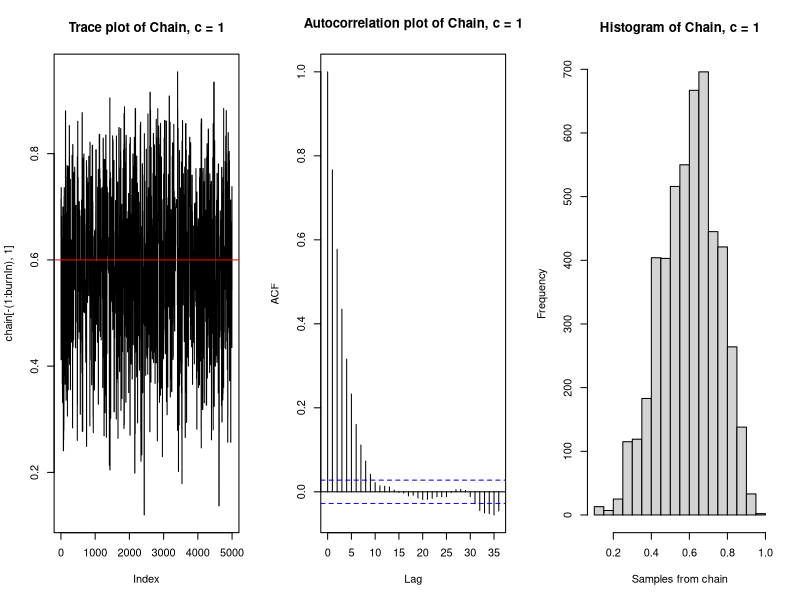
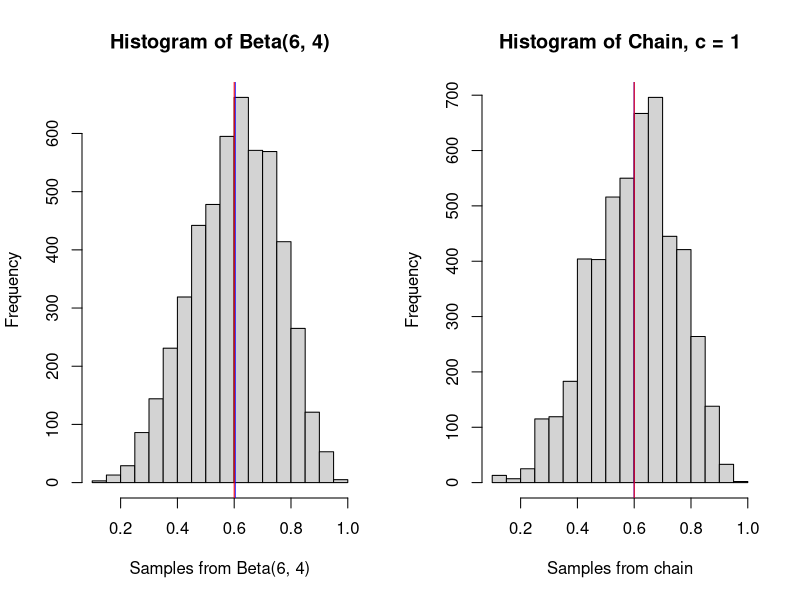
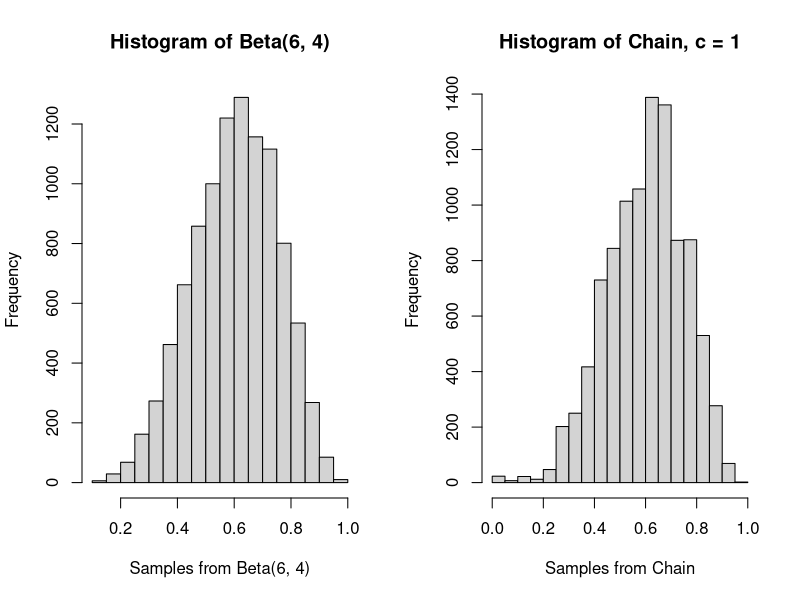
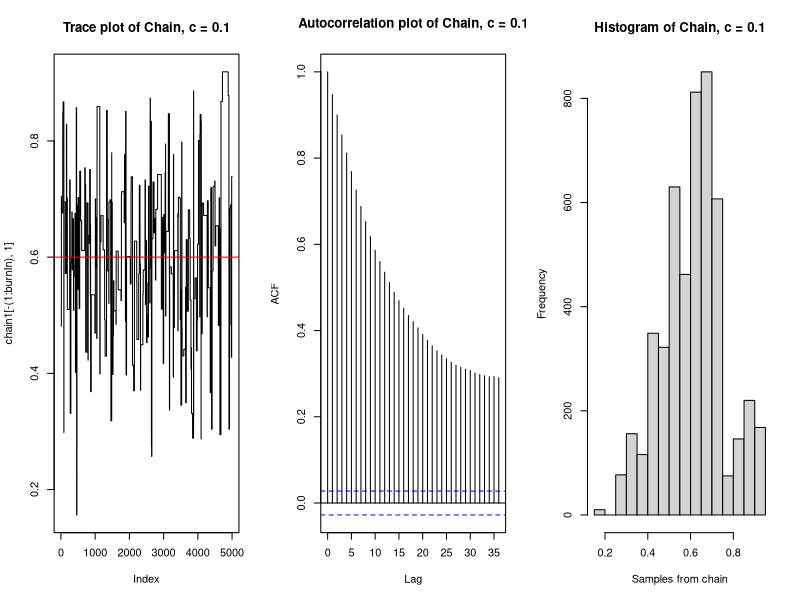
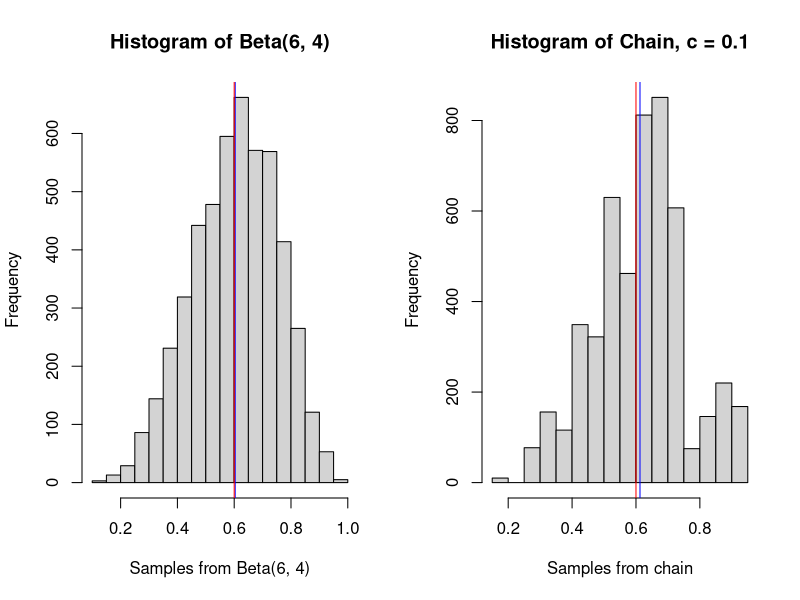
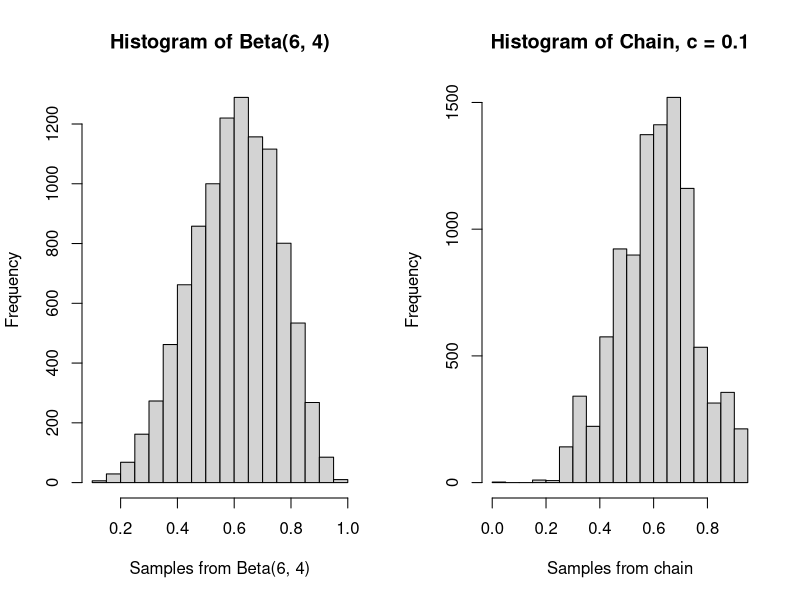
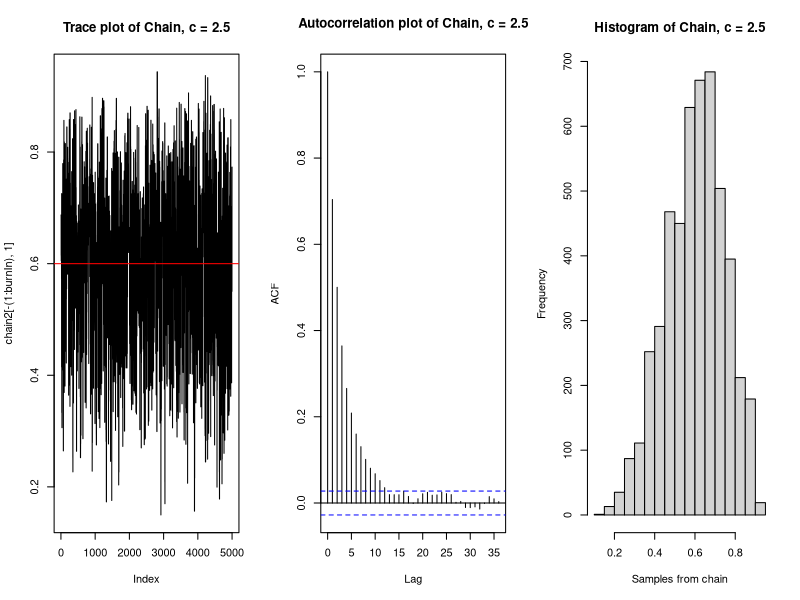
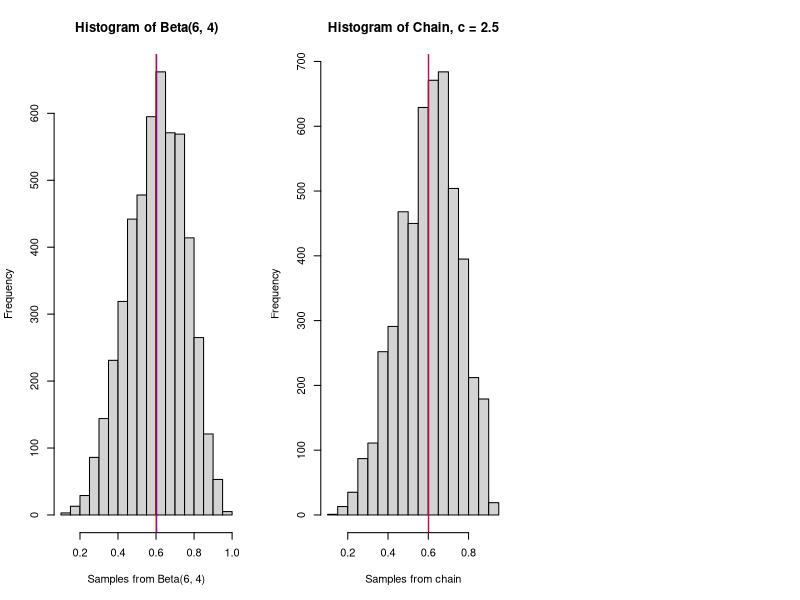

These figures' R source, in order:
## ---- chunk 1
knitr::opts_chunk$set(echo = TRUE)
## ---- chunk 2
a <- 6
b <- 4

likelihood <- function(param){
  singlelikelihoods = dbeta(param, a, b, log = T)
}

prior <- function(param){
  pr = dunif(param, min=0, max=1, log = T)
  return(pr)
}

posterior <- function(param){
  return (exp(likelihood(param) + prior(param)))
}
## ---- chunk 3
metropolis_MCMC <- function(startvalue, iterations, c){
  chain = array(dim = c(iterations+1,1))
  chain[1,] = startvalue
  for (i in 1:iterations){
    proposal = rbeta(1, c*chain[i,], c*(1-chain[i,]))
    probab = (posterior(proposal)*dbeta(chain[i,],c*proposal,c*(1-proposal)))/
      (posterior(chain[i,])*dbeta(proposal, c*chain[i,], c*(1-chain[i,])))
    if (runif(1) < probab){
      chain[i+1,] = proposal
    }else{
      chain[i+1,] = chain[i,]
    }
  }
  return(chain)
}
## ---- chunk 4
startvalue <- runif(1, 0, 1)
chain=metropolis_MCMC(startvalue, 10000, c=1)
test <- rbeta(10000, 6, 4)
## ---- chunk 5
# Performance of the sampler: c = 1 with BurnIn
par(mfrow=c(1,3))
test2 <- test[5001:10000]
burnIn = 5000
acceptance = 1-mean(duplicated(chain[-(1:burnIn),]))
plot(chain[-(1:burnIn),1], type='l', main = "Trace plot of Chain, c = 1")
abline(h=0.6, col="red")
acf(chain[-(1:burnIn),1], main = "Autocorrelation plot of Chain, c = 1")
hist(chain[-(1:burnIn),1], xlab = "Samples from chain", main = "Histogram of Chain, c = 1") 
## ---- chunk 6
# Histogram of the target distribution Beta(6,4) vs. the Chain with burnIn
par(mfrow=c(1,2))
hist(test2, xlab = "Samples from Beta(6, 4)", main = "Histogram of Beta(6, 4)")
abline(v=mean(test2), col="blue")
abline(v=0.6, col="red")
hist(chain[-(1:burnIn),1], xlab = "Samples from chain", main = "Histogram of Chain, c = 1") 
abline(v = mean(chain[-(1:burnIn),1]), col="blue")
abline(v=0.6, col="red")
## ---- chunk 7
# Histogram of the chain vs. the target distribution Beta(6,4) without BurnIn
par(mfrow=c(1,2))
hist(test, xlab = "Samples from Beta(6, 4)", main = "Histogram of Beta(6, 4)")
hist(chain, xlab = "Samples from Chain", main = "Histogram of Chain, c = 1")
## ---- chunk 8
# Kolmogorov-Smirnov statistic
test2 <- sort(test2)
chainks <- sort(chain[-(1:burnIn),1])
ks.test(chainks, test2)
## ---- chunk 9
# c = 0.1 / c = 2.5 / c = 10
chain1=metropolis_MCMC(startvalue, 10000, c=0.1)
chain2=metropolis_MCMC(startvalue, 10000, c=2.5)
chain3=metropolis_MCMC(startvalue, 10000, c=10)

# Performance of the sampler: c = 0.1
par(mfrow=c(1,3))
acceptance1 = 1-mean(duplicated(chain1[-(1:burnIn),]))
plot(chain1[-(1:burnIn),1], type='l', main = "Trace plot of Chain, c = 0.1")
abline(h=0.6, col="red")
acf(chain1[-(1:burnIn),1], main = "Autocorrelation plot of Chain, c = 0.1")
hist(chain1[-(1:burnIn),1], xlab = "Samples from chain", main = "Histogram of Chain, c = 0.1") 

# Histogram of the target distribution Beta(6,4) vs. the Chain after burnIn
par(mfrow=c(1,2))
hist(test2, xlab = "Samples from Beta(6, 4)", main = "Histogram of Beta(6, 4)")
abline(v=mean(test2), col="blue")
abline(v=0.6, col="red")
hist(chain1[-(1:burnIn),1], xlab = "Samples from chain", main = "Histogram of Chain, c = 0.1") 
abline(v = mean(chain1[-(1:burnIn),1]), col="blue")
abline(v=0.6, col="red")

# Comparing the histogram of the chain with the target distribution Beta(6,4)
par(mfrow=c(1,2))
hist(test, xlab = "Samples from Beta(6, 4)", main = "Histogram of Beta(6, 4)")
hist(chain1, xlab = "Samples from chain", main = "Histogram of Chain, c = 0.1")


# Kolmogorov-Smirnov statistic
chain1ks <- sort(chain1[-(1:burnIn),1])
ks.test(chain1ks, test2)

## ---- chunk 10
# Performance of the sampler: c = 2.5
par(mfrow=c(1,3))
acceptance2 = 1-mean(duplicated(chain2[-(1:burnIn),]))
plot(chain2[-(1:burnIn),1], type='l', main = "Trace plot of Chain, c = 2.5")
abline(h=0.6, col="red")
acf(chain2[-(1:burnIn),1], main = "Autocorrelation plot of Chain, c = 2.5")
hist(chain2[-(1:burnIn),1], xlab = "Samples from chain", main = "Histogram of Chain, c = 2.5") 

# Histogram of the target distribution Beta(6,4) vs. the Chain after burnIn
hist(test2, xlab = "Samples from Beta(6, 4)", main = "Histogram of Beta(6, 4)")
abline(v=mean(test2), col="blue")
abline(v=0.6, col="red")
hist(chain2[-(1:burnIn),1], xlab = "Samples from chain", main = "Histogram of Chain, c = 2.5") 
abline(v = mean(chain2[-(1:burnIn),1]), col="blue")
abline(v=0.6, col="red")

# Comparing the histogram of the chain with the target distribution Beta(6,4)
par(mfrow=c(1,2))
hist(test, xlab = "Samples from Beta(6, 4)", main = "Histogram of Beta(6, 4)")
hist(chain2, xlab = "Samples from chain", main = "Histogram of Chain, c = 2.5")

# Kolmogorov-Smirnov statistic
chain2ks <- sort(chain2[-(1:burnIn),1])
ks.test(chain2ks, test2)

## ---- chunk 11
# Performance of the sampler: c = 10
par(mfrow=c(1,3))
acceptance3 = 1-mean(duplicated(chain3[-(1:burnIn),]))
plot(chain3[-(1:burnIn),1], type='l', main = "Trace plot of Chain, c = 10")
abline(h=0.6, col="red")
acf(chain3[-(1:burnIn),1], main = "Autocorrelation plot of Chain, c = 10")
hist(chain3[-(1:burnIn),1], xlab = "Samples from chain", main = "Histogram of Chain, c = 10") 

# Histogram of the target distribution Beta(6,4) vs. the Chain after burnIn
hist(test2, xlab = "Samples from Beta(6, 4)", main = "Histogram of Beta(6, 4)")
abline(v=mean(test2), col="blue")
abline(v=0.6, col="red")
hist(chain3[-(1:burnIn),1], xlab = "Samples from chain", main = "Histogram of Chain, c = 10") 
abline(v = mean(chain3[-(1:burnIn),1]), col="blue")
abline(v=0.6, col="red")

# Comparing the histogram of the chain with the target distribution Beta(6,4)
par(mfrow=c(1,2))
hist(test, xlab = "Samples from Beta(6, 4)", main = "Histogram of Beta(6, 4)")
hist(chain3, xlab = "Samples from chain", main = "Histogram of Chain, c = 10")

# Kolmogorov-Smirnov statistic
chain3ks <- sort(chain3[-(1:burnIn),1])
ks.test(chain3ks, test2)

## ---- chunk 12
acceptance
acceptance1
acceptance2
acceptance3

par(mfrow=c(2,2))
acf(chain[-(1:burnIn),1])
acf(chain1[-(1:burnIn),1])
acf(chain2[-(1:burnIn),1])
acf(chain3[-(1:burnIn),1])
